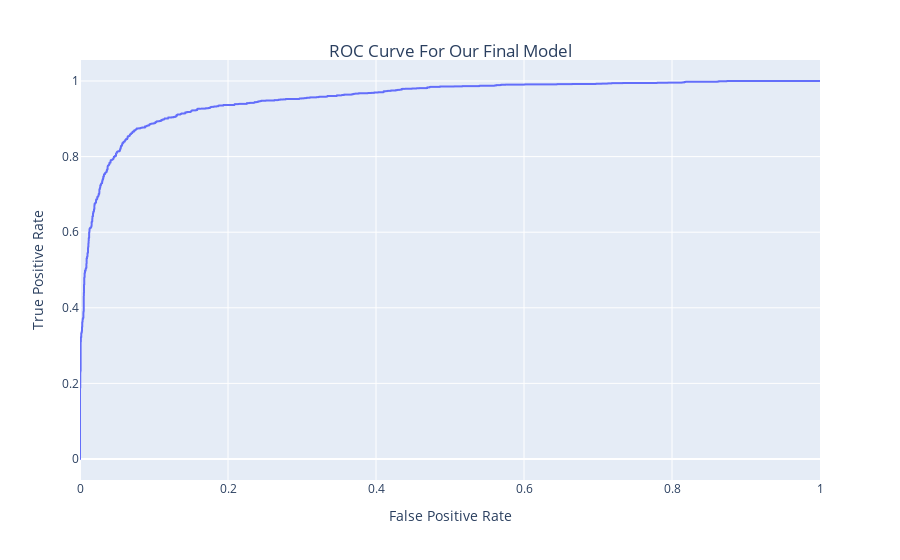

Write notebook code for a chart like this one.
### Markdown cell above
<!-- END QUESTION -->

<!-- BEGIN QUESTION -->

### Question 9: ROC Curve

In most cases we won't be able to get 0 false positives and 0 false negatives, so we have to compromise. For example, in the case of cancer screenings, false negatives are comparatively worse than false positives — a false negative means that a patient might not discover that they have cancer until it's too late, whereas a patient can just receive another screening for a false positive.

Recall that logistic regression calculates the probability that an example belongs to a certain class. Then, to classify an example we say that an email is spam if our classifier gives it $\ge 0.5$ probability of being spam. However, *we can adjust that cutoff*: we can say that an email is spam only if our classifier gives it $\ge 0.7$ probability of being spam, for example. This is how we can trade off false positives and false negatives.

The ROC curve shows this trade off for each possible cutoff probability. In the cell below, plot a ROC curve for your final classifier (the one you use to make predictions for Gradescope) on the training data. Refer to Lecture 19 or [Section 17.7](https://www.textbook.ds100.org/ch/17/classification_sensitivity_specificity.html) of the course text to see how to plot an ROC curve.

<!--
BEGIN QUESTION
name: q9
manual: True
points: 3
-->

### Code cell
from sklearn.metrics import roc_curve

# Note that you'll want to use the .predict_proba(...) method for your classifier
# instead of .predict(...) so you get probabilities, not classes

from sklearn.metrics import roc_curve
import plotly.express as px

final_model = new_model.predict_proba(X_train_p2)[:, 1]

fpr, tpr, threshold = roc_curve(Y_train_p2, final_model)

fig = px.line(x = fpr, y = tpr, hover_name = threshold)
fig.update_xaxes(title = "False Positive Rate")
fig.update_yaxes(title = "True Positive Rate")
fig.update_layout(
    title={
        'text': "ROC Curve For Our Final Model",
        'y':.92,
        'x':0.5,
        'xanchor': 'center',
        'yanchor': 'top'})
fig

### Figure 1 — Plotly figure (JSON) as saved in the notebook; plotly's stock layout.template omitted (floating-point values rounded to 4 significant figures; data arrays with more than 128 entries replaced by an {"elided": "..."} marker saying what was removed)
{"data": [{"hoverlabel": {"namelength": 0}, "hovertemplate": "<b>%{hovertext}</b><br><br>x=%{x}<br>y=%{y}", "hovertext": {"elided": "2823 float values"}, "legendgroup": "", "line": {"color": "#636efa", "dash": "solid"}, "mode": "lines", "name": "", "showlegend": false, "type": "scattergl", "x": {"elided": "2823 float values"}, "xaxis": "x", "y": {"elided": "2823 float values"}, "yaxis": "y"}], "layout": {"legend": {"tracegroupgap": 0}, "margin": {"t": 60}, "title": {"text": "ROC Curve For Our Final Model", "x": 0.5, "xanchor": "center", "y": 0.92, "yanchor": "top"}, "xaxis": {"anchor": "y", "domain": [0, 1], "title": {"text": "False Positive Rate"}}, "yaxis": {"anchor": "x", "domain": [0, 1], "title": {"text": "True Positive Rate"}}}}
